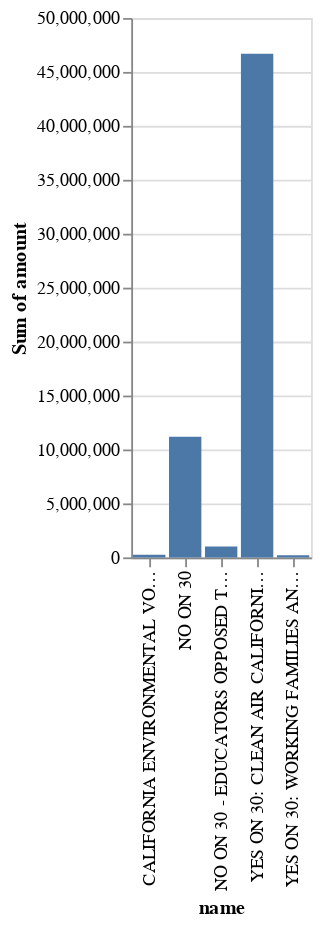

The notebook cell saved with this chart:
### Markdown cell above
This chart doesn't look right. We shouldn't have a negative value for a single bar like that. This is probably because Altair is trying to chart each contribution individually rather than sum them up. We can correct that pretty easily, Altair does recognize the `sum` function when charting.

### Code cell
alt.Chart(contribs).mark_bar().encode(x='name',y='sum(amount)')

### Figure 1 — Vega-Lite specification as saved in the notebook (floating-point values rounded to 4 significant figures; data arrays with more than 128 entries replaced by an {"elided": "..."} marker saying what was removed)
{"config": {"view": {"continuousWidth": 400, "continuousHeight": 300}}, "data": {"name": "data-d17a4e5000736a12280153bd224e2812"}, "mark": "bar", "encoding": {"x": {"field": "name", "type": "nominal"}, "y": {"aggregate": "sum", "field": "amount", "type": "quantitative"}}, "$schema": "https://vega.github.io/schema/vega-lite/v4.17.0.json", "datasets": {"data-d17a4e5000736a12280153bd224e2812": {"elided": "152 records"}}}
